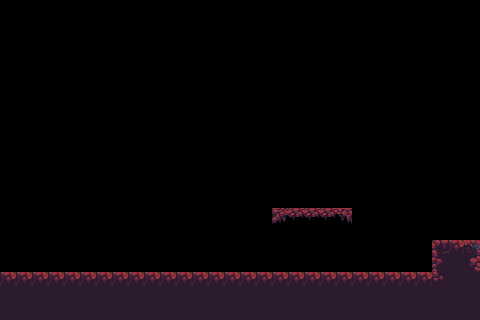

A level layout from a 2D game, rendered from its tile map. Below: a short description, then the map file with its tile-grid data intact:
An orthogonal 30x20 tile map with 16x16 px tiles, 1 tile layer (background) and 4 objects (gamer).

<map version="1.8" tiledversion="1.8.4" orientation="orthogonal" renderorder="right-down" width="30" height="20" tilewidth="16" tileheight="16" infinite="0" nextlayerid="3" nextobjectid="18">
 <tileset firstgid="1" source="Wasteland-Files.tsx" />
 <layer id="1" name="background" width="30" height="20">
  <data encoding="csv">
0,0,0,0,0,0,0,0,0,0,0,0,0,0,0,0,0,0,0,0,0,0,0,0,0,0,0,0,0,0,
0,0,0,0,0,0,0,0,0,0,0,0,0,0,0,0,0,0,0,0,0,0,0,0,0,0,0,0,0,0,
0,0,0,0,0,0,0,0,0,0,0,0,0,0,0,0,0,0,0,0,0,0,0,0,0,0,0,0,0,0,
0,0,0,0,0,0,0,0,0,0,0,0,0,0,0,0,0,0,0,0,0,0,0,0,0,0,0,0,0,0,
0,0,0,0,0,0,0,0,0,0,0,0,0,0,0,0,0,0,0,0,0,0,0,0,0,0,0,0,0,0,
0,0,0,0,0,0,0,0,0,0,0,0,0,0,0,0,0,0,0,0,0,0,0,0,0,0,0,0,0,0,
0,0,0,0,0,0,0,0,0,0,0,0,0,0,0,0,0,0,0,0,0,0,0,0,0,0,0,0,0,0,
0,0,0,0,0,0,0,0,0,0,0,0,0,0,0,0,0,0,0,0,0,0,0,0,0,0,0,0,0,0,
0,0,0,0,0,0,0,0,0,0,0,0,0,0,0,0,0,0,0,0,0,0,0,0,0,0,0,0,0,0,
0,0,0,0,0,0,0,0,0,0,0,0,0,0,0,0,0,0,0,0,0,0,0,0,0,0,0,0,0,0,
0,0,0,0,0,0,0,0,0,0,0,0,0,0,0,0,0,0,0,0,0,0,0,0,0,0,0,0,0,0,
0,0,0,0,0,0,0,0,0,0,0,0,0,0,0,0,0,0,0,0,0,0,0,0,0,0,0,0,0,0,
0,0,0,0,0,0,0,0,0,0,0,0,0,0,0,0,0,0,0,0,0,0,0,0,0,0,0,0,0,0,
0,0,0,0,0,0,0,0,0,0,0,0,0,0,0,0,0,393,394,395,396,397,0,0,0,0,0,0,0,0,
0,0,0,0,0,0,0,0,0,0,0,0,0,0,0,0,0,0,0,0,0,0,0,0,0,0,0,0,0,0,
0,0,0,0,0,0,0,0,0,0,0,0,0,0,0,0,0,0,0,0,0,0,0,0,0,0,0,237,238,239,
0,0,0,0,0,0,0,0,0,0,0,0,0,0,0,0,0,0,0,0,0,0,0,0,0,0,0,269,270,271,
238,238,238,238,238,238,238,238,238,238,238,238,238,238,238,238,238,238,238,238,238,238,238,238,238,238,238,299,270,270,
270,270,270,270,270,270,270,270,270,270,270,270,270,270,270,270,270,270,270,270,270,270,270,270,270,270,270,270,270,270,
270,270,270,270,270,270,270,270,270,270,270,270,270,270,270,270,270,270,270,270,270,270,270,270,270,270,270,270,270,270
</data>
 </layer>
 <objectgroup id="2" name="ground">
  <object id="1" x="0" y="272">
   <polygon points="0,0 432,0 432,48 0,48" />
  </object>
  <object id="3" name="gamer" x="305.499" y="163.113" width="12.2576" height="25.8519" />
  <object id="4" x="432" y="320">
   <polygon points="0,0 0,-80 48,-80 48,0" />
  </object>
  <object id="5" x="272" y="224">
   <polygon points="0,0 80,0 80,-16 0,-16" />
  </object>
 </objectgroup>
</map>
